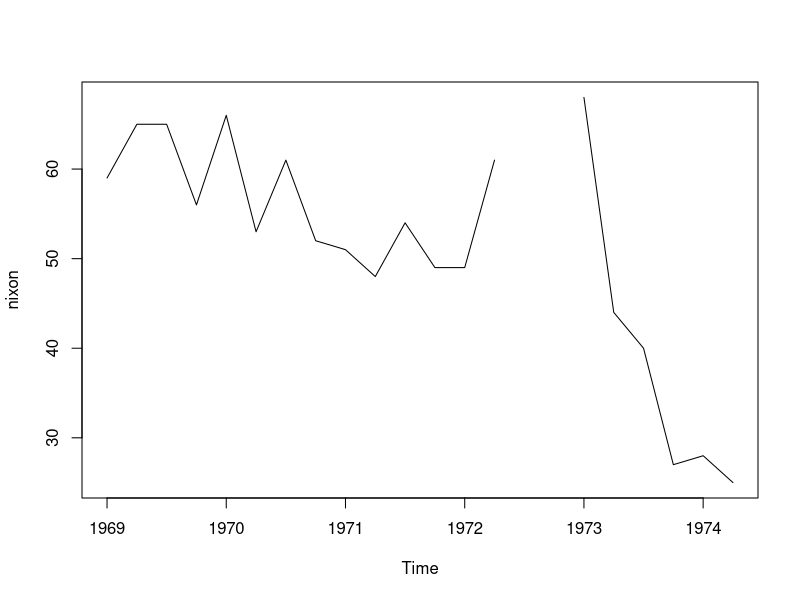

Write the R code that produced this figure.
#' # Approval of US presidents

options(jupyter.rich_display=FALSE) # Create output as usual in R

#' The following line is not really necessary, it is used here only to indicate
#' that `presidents` is a pre-installed data example.

data(presidents)

#' The data contains quarterly data about presidents' popularity. 
#' The function `tsp()` contains the time series properties: the starting point,
#' the end point and the frequency in which the popularity is measured within years.

tsp(presidents)

#' With  the functions `start()`, `end()` and `frequency()` we can obtain the
#' respective time series properties.

start(presidents)

end(presidents)

frequency(presidents)

presidents[1:12]

window(presidents,
       start=1945,
       end=c(1947,4))

nixon <- window(presidents,
                start=1969,
                end=c(1974,2))
nixon

plot(nixon)

time(nixon)
